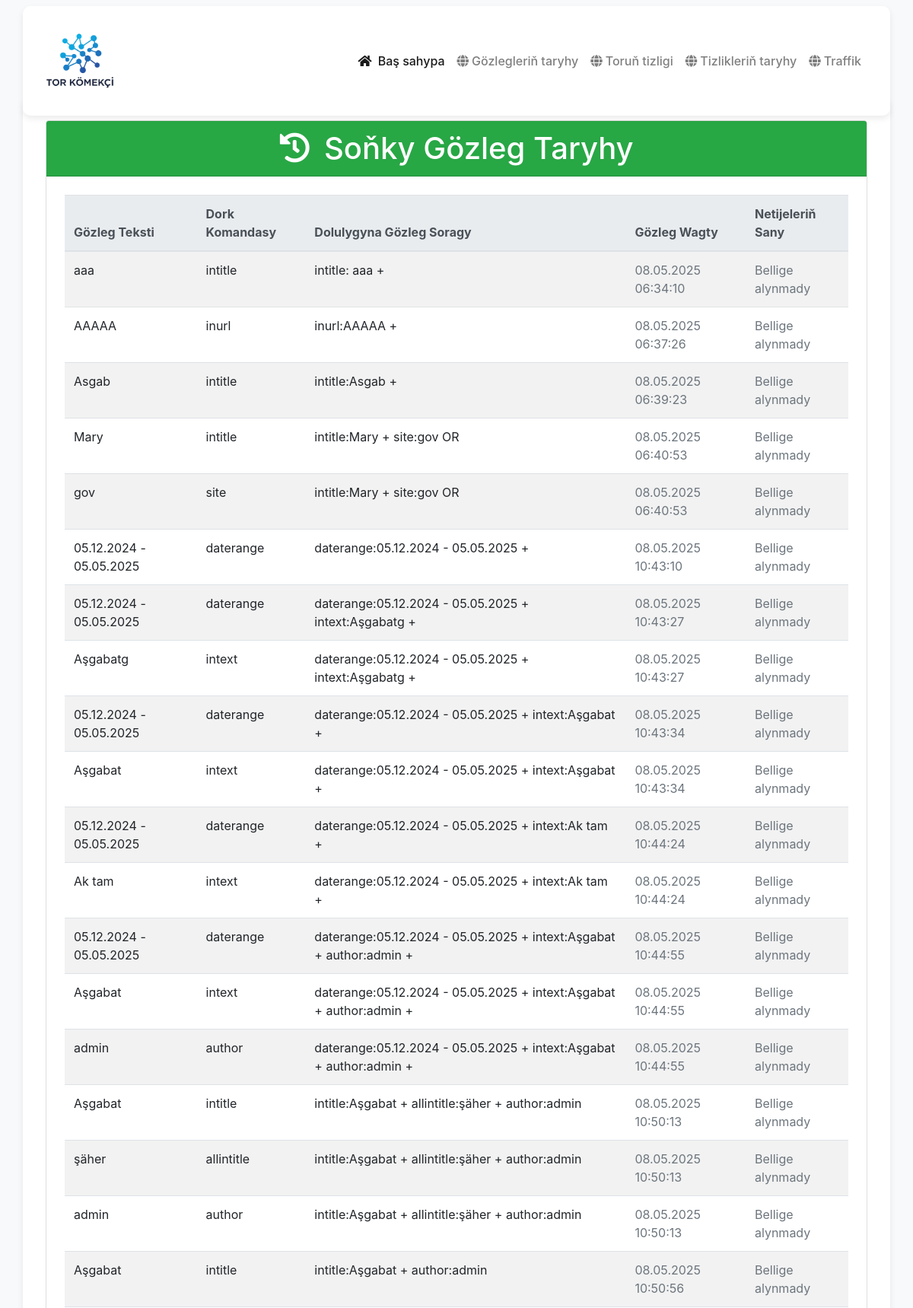
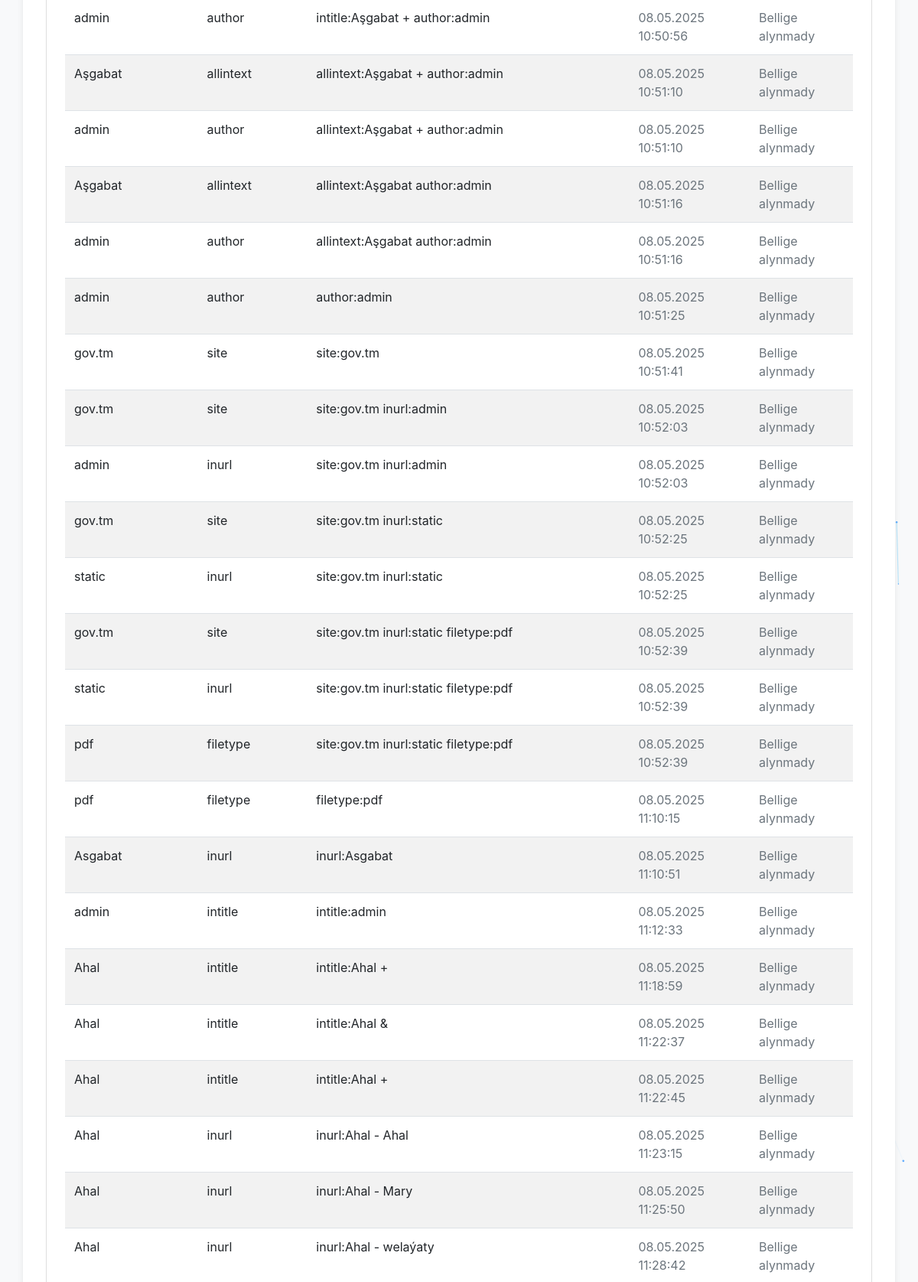
The page /search_history_view/ (upper part) on the database its author committed (2 pictures, top to bottom).
### app/models.py (models this page shows, shortened)
class SearchQuery(models.Model):
    user = models.ForeignKey(User, on_delete=models.CASCADE, related_name='search_queries',null=True)
    text_input = models.CharField(max_length=255)
    dork_command = models.CharField(max_length=255, blank=True, null=True)
    full_query = models.TextField()
    search_date = models.DateTimeField(auto_now_add=True)
    results_count = models.IntegerField(null=True, blank=True)
    class Meta:
        verbose_name="Gozleg"
        verbose_name_plural="Gozlegler"

### app/views.py (the view)
# urls.py: path('search_history_view/', search_history_view, name='search_history_view'),
def search_history_view(request):
    history = SearchQuery.objects.all()
    return render(request, 'speed_tester/search_history.html', {'history': history})

### app/templates/speed_tester/search_history.html (shortened to what this page needs)
{% extends "layouts.html" %}
{% load static %}
{% block content %}
<div class="container mt-5">
    <div class="card rounded-lg">
        <div class="card-header bg-success text-white">
            <h1 class="mb-0 text-white"><i class="fas fa-history mr-2"></i> Soňky Gözleg Taryhy</h1>
        </div>
        <div class="card-body p-4">
            {% if history %}
                <div class="table-responsive">
                    <table class="table table-striped table-hover bg-white rounded">
                        <thead class="thead-light">
                            <tr>
                                <th>Gözleg Teksti</th>
                                <th>Dork Komandasy</th>
                                <th>Dolulygyna Gözleg Soragy</th>
                                <th>Gözleg Wagty</th>
                                <th>Netijeleriň Sany</th>
                            </tr>
                        </thead>
                        <tbody>
                            {% for result in history %}
                                <tr>
                                    <td>{{ result.text_input }}</td>
                                    <td>{{ result.dork_command }}</td>
                                    <td>{{ result.full_query }}</td>
                                    <td><span class="text-muted">{{ result.search_date|date:"d.m.Y H:i:s" }}</span></td>
                                    <td>
                                        {% if result.results_count is not None %}
                                            <span class="text-info">{{ result.results_count }}</span>
                                        {% else %}
                                            <span class="text-muted">Bellige alynmady</span>
                                        {% endif %}
                                    </td>
                                </tr>
                            {% endfor %}
                        </tbody>
                    </table>
                </div>
            {% else %}
                <p class="lead">Gözleg taryhy boş.</p>
            {% endif %}
        </div>
    </div>
</div>
{% endblock %}

### rows shown on the page
SearchQuery: text_input "aaa", dork_command "intitle", full_query "intitle: aaa +", search_date "08.05.2025 06:34:10", shows "Bellige alynmady"
SearchQuery: text_input "AAAAA", dork_command "inurl", full_query "inurl:AAAAA +", search_date "08.05.2025 06:37:26", shows "Bellige alynmady"
SearchQuery: text_input "Asgab", dork_command "intitle", full_query "intitle:Asgab +", search_date "08.05.2025 06:39:23", shows "Bellige alynmady"
SearchQuery: text_input "Mary", dork_command "intitle", full_query "intitle:Mary + site:gov OR", search_date "08.05.2025 06:40:53", shows "Bellige alynmady"
SearchQuery: text_input "gov", dork_command "site", full_query "intitle:Mary + site:gov OR", search_date "08.05.2025 06:40:53", shows "Bellige alynmady"
SearchQuery: text_input "05.12.2024 - 05.05.2025", dork_command "daterange", full_query "daterange:05.12.2024 - 05.05.2025 +", search_date "08.05.2025 10:43:10", shows "Bellige alynmady"
SearchQuery: text_input "05.12.2024 - 05.05.2025", dork_command "daterange", full_query "daterange:05.12.2024 - 05.05.2025 + intext:Aşgabatg +", search_date "08.05.2025 10:43:27", shows "Bellige alynmady"
SearchQuery: text_input "Aşgabatg", dork_command "intext", full_query "daterange:05.12.2024 - 05.05.2025 + intext:Aşgabatg +", search_date "08.05.2025 10:43:27", shows "Bellige alynmady"
SearchQuery: text_input "05.12.2024 - 05.05.2025", dork_command "daterange", full_query "daterange:05.12.2024 - 05.05.2025 + intext:Aşgabat +", search_date "08.05.2025 10:43:34", shows "Bellige alynmady"
SearchQuery: text_input "Aşgabat", dork_command "intext", full_query "daterange:05.12.2024 - 05.05.2025 + intext:Aşgabat +", search_date "08.05.2025 10:43:34", shows "Bellige alynmady"
SearchQuery: text_input "05.12.2024 - 05.05.2025", dork_command "daterange", full_query "daterange:05.12.2024 - 05.05.2025 + intext:Ak tam +", search_date "08.05.2025 10:44:24", shows "Bellige alynmady"
SearchQuery: text_input "Ak tam", dork_command "intext", full_query "daterange:05.12.2024 - 05.05.2025 + intext:Ak tam +", search_date "08.05.2025 10:44:24", shows "Bellige alynmady"
SearchQuery: text_input "05.12.2024 - 05.05.2025", dork_command "daterange", full_query "daterange:05.12.2024 - 05.05.2025 + intext:Aşgabat + author:admin +", search_date "08.05.2025 10:44:55", shows "Bellige alynmady"
SearchQuery: text_input "Aşgabat", dork_command "intext", full_query "daterange:05.12.2024 - 05.05.2025 + intext:Aşgabat + author:admin +", search_date "08.05.2025 10:44:55", shows "Bellige alynmady"
SearchQuery: text_input "admin", dork_command "author", full_query "daterange:05.12.2024 - 05.05.2025 + intext:Aşgabat + author:admin +", search_date "08.05.2025 10:44:55", shows "Bellige alynmady"
SearchQuery: text_input "Aşgabat", dork_command "intitle", full_query "intitle:Aşgabat + allintitle:şäher + author:admin", search_date "08.05.2025 10:50:13", shows "Bellige alynmady"
SearchQuery: text_input "şäher", dork_command "allintitle", full_query "intitle:Aşgabat + allintitle:şäher + author:admin", search_date "08.05.2025 10:50:13", shows "Bellige alynmady"
SearchQuery: text_input "admin", dork_command "author", full_query "intitle:Aşgabat + allintitle:şäher + author:admin", search_date "08.05.2025 10:50:13", shows "Bellige alynmady"
SearchQuery: text_input "Aşgabat", dork_command "intitle", full_query "intitle:Aşgabat + author:admin", search_date "08.05.2025 10:50:56", shows "Bellige alynmady"
SearchQuery: text_input "admin", dork_command "author", full_query "intitle:Aşgabat + author:admin", search_date "08.05.2025 10:50:56", shows "Bellige alynmady"
SearchQuery: text_input "Aşgabat", dork_command "allintext", full_query "allintext:Aşgabat + author:admin", search_date "08.05.2025 10:51:10", shows "Bellige alynmady"
SearchQuery: text_input "admin", dork_command "author", full_query "allintext:Aşgabat + author:admin", search_date "08.05.2025 10:51:10", shows "Bellige alynmady"
SearchQuery: text_input "Aşgabat", dork_command "allintext", full_query "allintext:Aşgabat author:admin", search_date "08.05.2025 10:51:16", shows "Bellige alynmady"
SearchQuery: text_input "admin", dork_command "author", full_query "allintext:Aşgabat author:admin", search_date "08.05.2025 10:51:16", shows "Bellige alynmady"
SearchQuery: text_input "admin", dork_command "author", full_query "author:admin", search_date "08.05.2025 10:51:25", shows "Bellige alynmady"
SearchQuery: text_input "gov.tm", dork_command "site", full_query "site:gov.tm", search_date "08.05.2025 10:51:41", shows "Bellige alynmady"
SearchQuery: text_input "gov.tm", dork_command "site", full_query "site:gov.tm inurl:admin", search_date "08.05.2025 10:52:03", shows "Bellige alynmady"
SearchQuery: text_input "admin", dork_command "inurl", full_query "site:gov.tm inurl:admin", search_date "08.05.2025 10:52:03", shows "Bellige alynmady"
SearchQuery: text_input "gov.tm", dork_command "site", full_query "site:gov.tm inurl:static", search_date "08.05.2025 10:52:25", shows "Bellige alynmady"
SearchQuery: text_input "static", dork_command "inurl", full_query "site:gov.tm inurl:static", search_date "08.05.2025 10:52:25", shows "Bellige alynmady"
SearchQuery: text_input "gov.tm", dork_command "site", full_query "site:gov.tm inurl:static filetype:pdf", search_date "08.05.2025 10:52:39", shows "Bellige alynmady"
SearchQuery: text_input "static", dork_command "inurl", full_query "site:gov.tm inurl:static filetype:pdf", search_date "08.05.2025 10:52:39", shows "Bellige alynmady"
SearchQuery: text_input "pdf", dork_command "filetype", full_query "site:gov.tm inurl:static filetype:pdf", search_date "08.05.2025 10:52:39", shows "Bellige alynmady"
SearchQuery: text_input "pdf", dork_command "filetype", full_query "filetype:pdf", search_date "08.05.2025 11:10:15", shows "Bellige alynmady"
SearchQuery: text_input "Asgabat", dork_command "inurl", full_query "inurl:Asgabat", search_date "08.05.2025 11:10:51", shows "Bellige alynmady"
SearchQuery: text_input "admin", dork_command "intitle", full_query "intitle:admin", search_date "08.05.2025 11:12:33", shows "Bellige alynmady"
SearchQuery: text_input "Ahal", dork_command "intitle", full_query "intitle:Ahal +", search_date "08.05.2025 11:18:59", shows "Bellige alynmady"
SearchQuery: text_input "Ahal", dork_command "intitle", full_query "intitle:Ahal &", search_date "08.05.2025 11:22:37", shows "Bellige alynmady"
SearchQuery: text_input "Ahal", dork_command "intitle", full_query "intitle:Ahal +", search_date "08.05.2025 11:22:45", shows "Bellige alynmady"
SearchQuery: text_input "Ahal", dork_command "inurl", full_query "inurl:Ahal - Ahal", search_date "08.05.2025 11:23:15", shows "Bellige alynmady"
SearchQuery: text_input "Ahal", dork_command "inurl", full_query "inurl:Ahal - Mary", search_date "08.05.2025 11:25:50", shows "Bellige alynmady"
SearchQuery: text_input "Ahal", dork_command "inurl", full_query "inurl:Ahal - welaýaty", search_date "08.05.2025 11:28:42", shows "Bellige alynmady"
